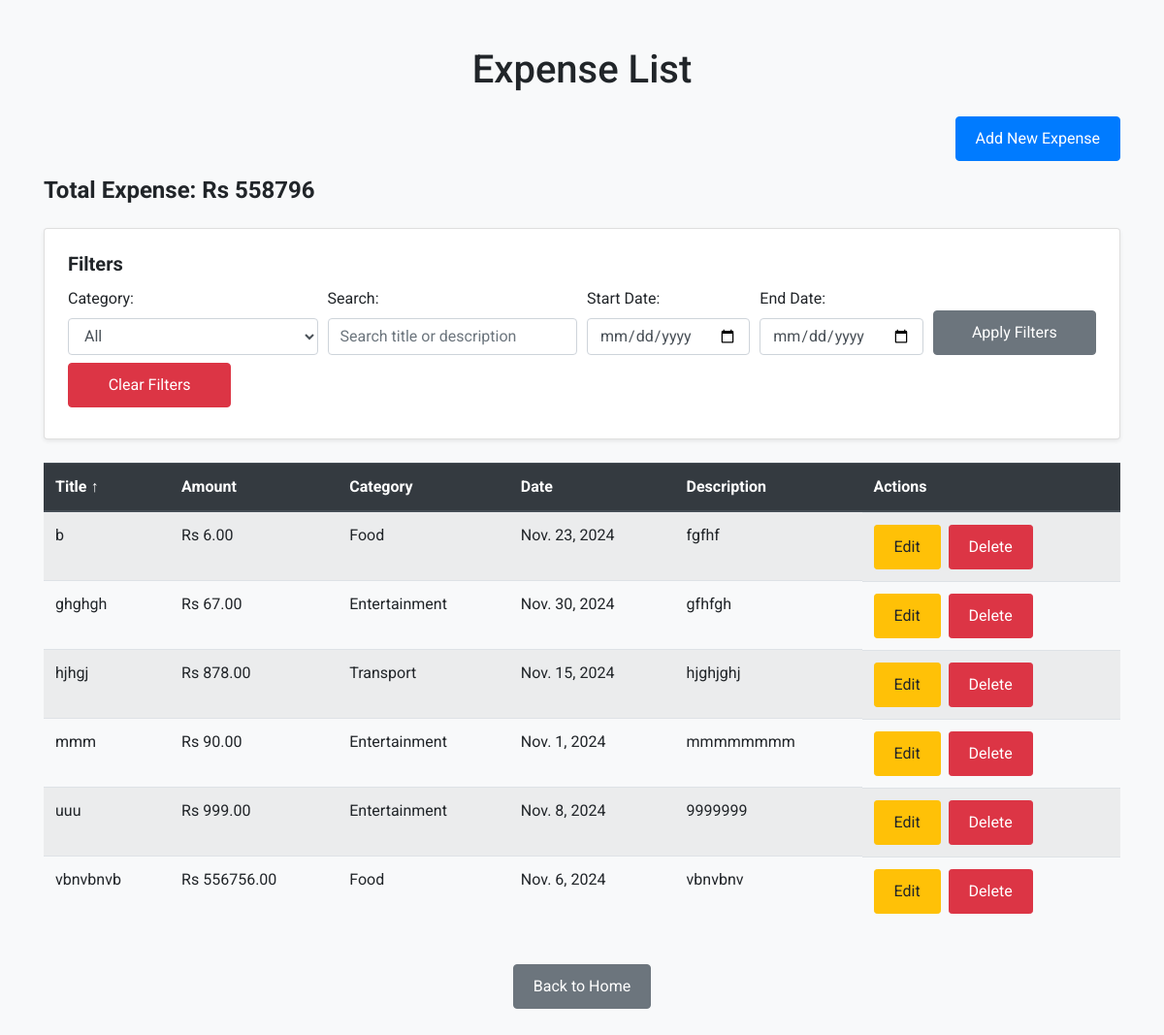
Before: /expense_list/?sort_by=title&sort_order=asc with the older database file.
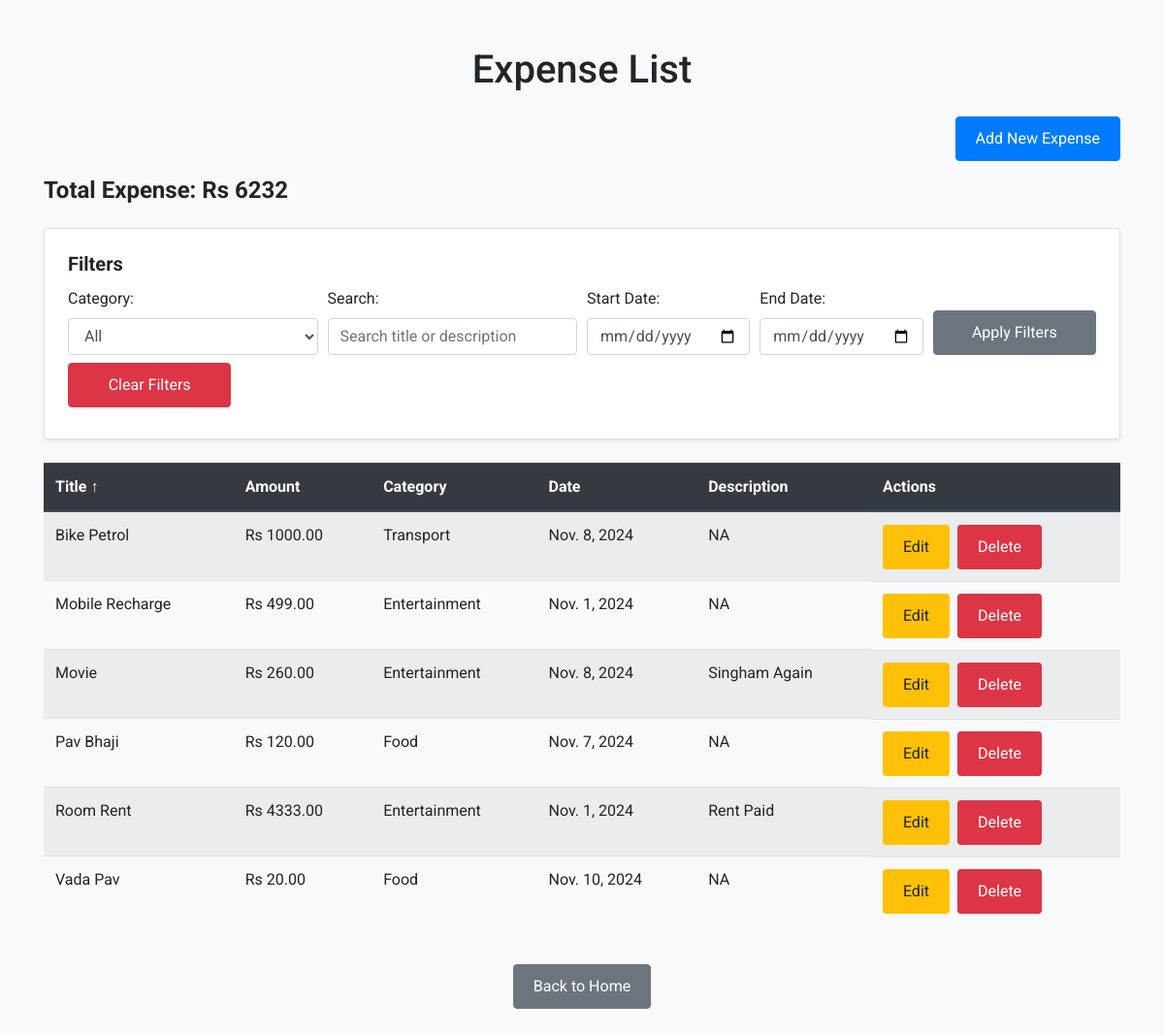
After: the same page with the newer database file.
### expense/models.py (models this page shows, shortened)
class Expense(models.Model):
    CATEGORY_CHOICES = [
        ('Food', 'Food'),
        ('Transport', 'Transport'),
        ('Entertainment', 'Entertainment'),
        ('Other', 'Other'),
    ]
    title = models.CharField(max_length=100)
    amount = models.DecimalField(max_digits=10, decimal_places=2)
    category = models.CharField(max_length=50, choices=CATEGORY_CHOICES)
    date = models.DateField()
    description = models.TextField(null=True, blank=True)

### expense/views.py (the view)
# urls.py: path('expense_list/', views.expense_list, name='expense_list'),
def expense_list(request):
    expenses = Expense.objects.all()
    sort_by = request.GET.get('sort_by', 'date')  # Default sort by date
    sort_order = request.GET.get('sort_order', 'asc')  # Default sort order is ascending
    if sort_order == 'asc':
        expenses = expenses.order_by(sort_by)  # Ascending order
    elif sort_order == 'desc':
        expenses = expenses.order_by(f'-{sort_by}')  # Descending order
    category_filter = request.GET.get('category', '')
    if category_filter:
        expenses = expenses.filter(category=category_filter)
    search_term = request.GET.get('search', '')
    if search_term:
        expenses = expenses.filter(title__icontains=search_term)
    start_date = request.GET.get('start_date', '')
    end_date = request.GET.get('end_date', '')
    if start_date and end_date:
        expenses = expenses.filter(date__range=[start_date, end_date])
    total_expense = expenses.aggregate(Sum('amount'))['amount__sum'] or 0
    paginator = Paginator(expenses, 15)
    page = request.GET.get('page')
    expenses = paginator.get_page(page)
    if 'clear_filters' in request.GET:
        return redirect('expense_list')
    return render(request, 'expense/expense_list.html', {
        'expenses': expenses,
        'total_expense': total_expense,
        'paginator': paginator,
        'category_filter': category_filter,
        'search_term': search_term,
        'start_date': start_date,
        'end_date': end_date,
        'sort_by': sort_by,
        'sort_order': sort_order
    })

### expense/templates/expense/expense_list.html (shortened to what the changed rows need)
<!DOCTYPE html>
<html lang="en">
<head>
    {% load static %}
    <link href="https://cdn.jsdelivr.net/npm/bootstrap@4.5.0/dist/css/bootstrap.min.css" rel="stylesheet">
    <link href="{% static 'css/style.css' %}" rel="stylesheet">
</head>
<body>
    <div class="container my-5">
        <h1 class="text-center mb-4">Expense List</h1>
        <div class="mb-4">
            <h4 class="font-weight-bold">Total Expense: Rs {{ total_expense }}</h4>
        </div>
        <div class="table-responsive mb-4">
            <table class="table table-striped table-hover">
                <thead class="thead-dark">
                    <tr>
                        <th style="color: white;">
                            <a href="?sort_by=title&sort_order={% if sort_by == 'title' and sort_order == 'asc' %}desc{% else %}asc{% endif %}" style="color: white;">
                                Title
                                {% if sort_by == 'title' %}
                                    {% if sort_order == 'asc' %}↑{% else %}↓{% endif %}
                                {% endif %}
                            </a>
                        </th>
                        <th style="color: white;">
                            <a href="?sort_by=amount&sort_order={% if sort_by == 'amount' and sort_order == 'asc' %}desc{% else %}asc{% endif %}" style="color: white;">
                                Amount
                            </a>
                        </th>
                        <th style="color: white;">
                            <a href="?sort_by=category&sort_order={% if sort_by == 'category' and sort_order == 'asc' %}desc{% else %}asc{% endif %}" style="color: white;">
                                Category
                            </a>
                        </th>
                        <th style="color: white;">
                            <a href="?sort_by=date&sort_order={% if sort_by == 'date' and sort_order == 'asc' %}desc{% else %}asc{% endif %}" style="color: white;">
                                Date
                            </a>
                        </th>
                        <th style="color: white;">
                            <a href="?sort_by=description&sort_order={% if sort_by == 'description' and sort_order == 'asc' %}desc{% else %}asc{% endif %}" style="color: white;">
                                Description
                            </a>
                        </th>
                        <th style="color: white;">Actions</th>
                    </tr>
                </thead>
                <tbody>
                    {% for expense in expenses %}
                        <tr>
                            <td>{{ expense.title }}</td>
                            <td>Rs {{ expense.amount }}</td>
                            <td>{{ expense.get_category_display }}</td>
                            <td>{{ expense.date }}</td>
                            <td>{{ expense.description }}</td>
                            <td class="d-flex">
                                <a href="{% url 'update_expense' expense.pk %}" class="btn btn-warning btn-sm mr-2">Edit</a>
                                <a href="{% url 'delete_expense' expense.pk %}" class="btn btn-danger btn-sm">Delete</a>
                            </td>
                        </tr>
                    {% empty %}
                        <tr>
                            <td colspan="6" class="text-center">No expenses found</td>
                        </tr>
                    {% endfor %}
                </tbody>
            </table>
        </div>
    </div>
</body>
</html>

Changed rows visible on the page:
removed Expense: title "mmm", amount "90.00", category "Entertainment", date "Nov. 1, 2024", description "mmmmmmmm"
removed Expense: title "uuu", amount "999.00", category "Entertainment", date "Nov. 8, 2024", description "9999999"
changed Expense "Transport": title "hjhgj" → "Bike Petrol"; amount "878.00" → "1000.00"; date "Nov. 15, 2024" → "Nov. 8, 2024"; description "hjghjghj" → "NA"; moves up the list
added Expense: title "Mobile Recharge", amount "499.00", category "Entertainment", date "Nov. 1, 2024", description "NA"
changed Expense: title "ghghgh" → "Movie"; amount "67.00" → "260.00"; date "Nov. 30, 2024" → "Nov. 8, 2024"; description "gfhfgh" → "Singham Again"; moves down the list
changed Expense: title "b" → "Pav Bhaji"; amount "6.00" → "120.00"; date "Nov. 23, 2024" → "Nov. 7, 2024"; description "fgfhf" → "NA"
added Expense: title "Room Rent", amount "4333.00", category "Entertainment", date "Nov. 1, 2024", description "Rent Paid"
changed Expense: title "vbnvbnvb" → "Vada Pav"; amount "556756.00" → "20.00"; date "Nov. 6, 2024" → "Nov. 10, 2024"; description "vbnvbnv" → "NA"
Other visible differences:
{{ total_expense }}: "558796" → "6232"
